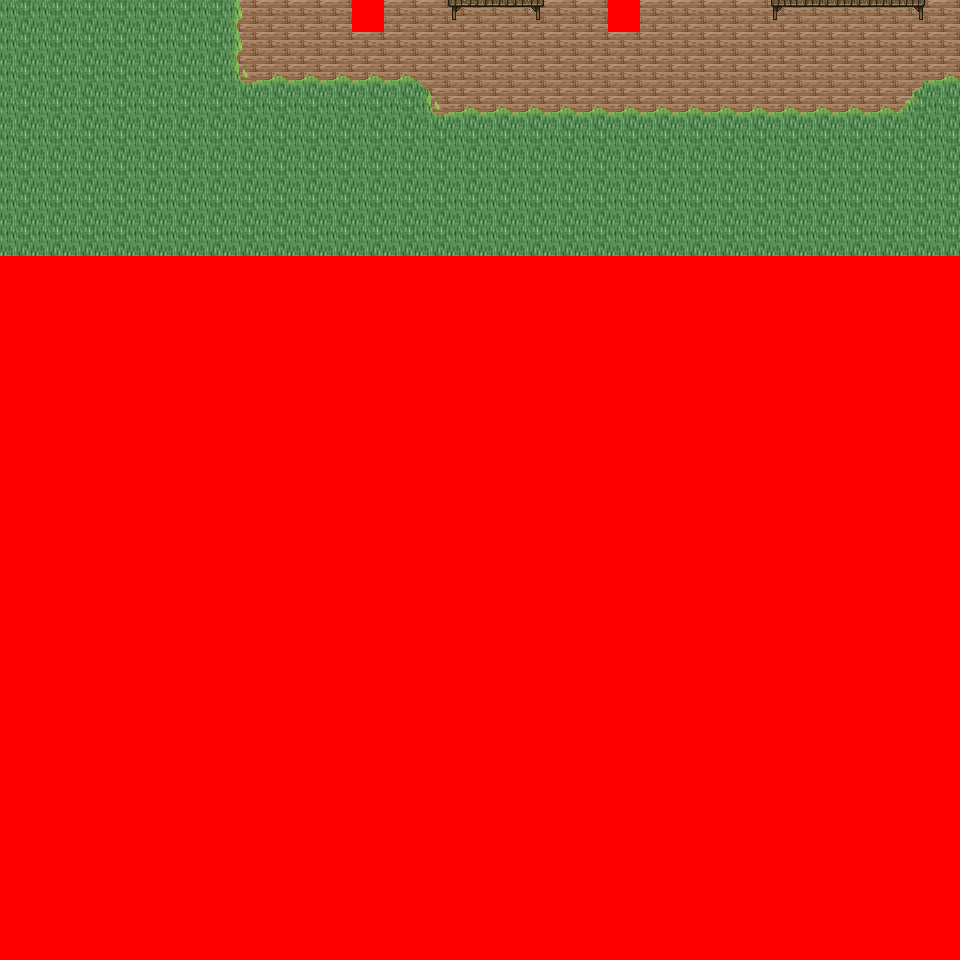

The image is a tile-based game level rendered from a .tmx file. Its description and source (layers, tilesets, objects; grid data summarised) follow:
An orthogonal 30x30 tile map with 32x32 px tiles, 6 tile layers (Ground, Object, Object2, Above, ...), 51 tilesets and 4 objects (4x mapchange).

<map version="1.0" orientation="orthogonal" renderorder="right-down" width="30" height="30" tilewidth="32" tileheight="32" nextobjectid="5">
  <tileset firstgid="1" name="tileset_logic_collision" tilewidth="32" tileheight="32" tilecount="1" columns="1">
    <image source="../drawable/tileset_logic_collision.png" width="32" height="32" />
  </tileset>
  <tileset firstgid="2" name="tileset_ground_ground" tilewidth="32" tileheight="32" tilecount="33" columns="3">
    <image source="../drawable/tileset_ground_ground.png" width="96" height="352" />
  </tileset>
  <tileset firstgid="35" name="tileset_building_castle" tilewidth="32" tileheight="32" tilecount="320" columns="20">
    <image source="../drawable/tileset_building_castle.png" width="640" height="512" />
  </tileset>
  <tileset firstgid="355" name="tileset_item_weapon_cannon" tilewidth="32" tileheight="32" tilecount="12" columns="3">
    <image source="../drawable/tileset_item_weapon_cannon.png" width="96" height="128" />
  </tileset>
  <tileset firstgid="367" name="tileset_item_pot_barrels_1" tilewidth="32" tileheight="32" tilecount="8" columns="4">
    <image source="../drawable/tileset_item_pot_barrels_1.png" width="128" height="64" />
  </tileset>
  <tileset firstgid="375" name="tileset_building_door_door" tilewidth="32" tileheight="32" tilecount="6" columns="3">
    <image source="../drawable/tileset_building_door_door.png" width="96" height="64" />
  </tileset>
  <tileset firstgid="381" name="tileset_building_door_closed" tilewidth="32" tileheight="32" tilecount="1" columns="1">
    <image source="../drawable/tileset_building_door_closed.png" width="32" height="32" />
  </tileset>
  <tileset firstgid="382" name="tileset_building_window_window_centered" tilewidth="32" tileheight="32" tilecount="1" columns="1">
    <image source="../drawable/tileset_building_window_window_centered.png" width="32" height="32" />
  </tileset>
  <tileset firstgid="383" name="tileset_building_decoration_chimney_big" tilewidth="32" tileheight="32" tilecount="2" columns="1">
    <image source="../drawable/tileset_building_decoration_chimney_big.png" width="32" height="64" />
  </tileset>
  <tileset firstgid="385" name="tileset_ground_grass_edges" tilewidth="32" tileheight="32" tilecount="36" columns="12">
    <image source="../drawable/tileset_ground_grass_edges.png" width="384" height="96" />
  </tileset>
  <tileset firstgid="421" name="tileset_ground_grass_corners" tilewidth="32" tileheight="32" tilecount="24" columns="6">
    <image source="../drawable/tileset_ground_grass_corners.png" width="192" height="128" />
  </tileset>
  <tileset firstgid="445" name="tileset_plant_tree_fall_trees" tilewidth="32" tileheight="32" tilecount="40" columns="8">
    <image source="../drawable/tileset_plant_tree_fall_trees.png" width="256" height="160" />
  </tileset>
  <tileset firstgid="485" name="tileset_plant_tree_locust_tree" tilewidth="32" tileheight="32" tilecount="20" columns="4">
    <image source="../drawable/tileset_plant_tree_locust_tree.png" width="128" height="160" />
  </tileset>
  <tileset firstgid="505" name="tileset_furniture_chair_bench_white" tilewidth="32" tileheight="32" tilecount="8" columns="2">
    <image source="../drawable/tileset_furniture_chair_bench_white.png" width="64" height="128" />
  </tileset>
  <tileset firstgid="513" name="tileset_plant_flower_daisy_blue" tilewidth="32" tileheight="32" tilecount="8" columns="2">
    <image source="../drawable/tileset_plant_flower_daisy_blue.png" width="64" height="128" />
  </tileset>
  <tileset firstgid="521" name="tileset_plant_flower_daisy_red" tilewidth="32" tileheight="32" tilecount="8" columns="2">
    <image source="../drawable/tileset_plant_flower_daisy_red.png" width="64" height="128" />
  </tileset>
  <tileset firstgid="529" name="tileset_plant_flower_daisy_white" tilewidth="32" tileheight="32" tilecount="8" columns="2">
    <image source="../drawable/tileset_plant_flower_daisy_white.png" width="64" height="128" />
  </tileset>
  <tileset firstgid="537" name="tileset_plant_flower_daisy_yellow" tilewidth="32" tileheight="32" tilecount="8" columns="2">
    <image source="../drawable/tileset_plant_flower_daisy_yellow.png" width="64" height="128" />
  </tileset>
  <tileset firstgid="545" name="tileset_plant_flower_flower_bed_1" tilewidth="32" tileheight="32" tilecount="35" columns="7">
    <image source="../drawable/tileset_plant_flower_flower_bed_1.png" width="224" height="160" />
  </tileset>
  <tileset firstgid="580" name="tileset_plant_flower_planted_containers" tilewidth="32" tileheight="32" tilecount="16" columns="4">
    <image source="../drawable/tileset_plant_flower_planted_containers.png" width="128" height="128" />
  </tileset>
  <tileset firstgid="596" name="tileset_item_pot_pot_grey" tilewidth="32" tileheight="32" tilecount="1" columns="1">
    <image source="../drawable/tileset_item_pot_pot_grey.png" width="32" height="32" />
  </tileset>
  <tileset firstgid="597" name="tileset_item_pot_pot_burgundy" tilewidth="32" tileheight="32" tilecount="1" columns="1">
    <image source="../drawable/tileset_item_pot_pot_burgundy.png" width="32" height="32" />
  </tileset>
  <tileset firstgid="598" name="tileset_building_decoration_chimney" tilewidth="32" tileheight="32" tilecount="2" columns="1">
    <image source="../drawable/tileset_building_decoration_chimney.png" width="32" height="64" />
  </tileset>
  <tileset firstgid="600" name="tileset_furniture_light_lamp_blue" tilewidth="32" tileheight="32" tilecount="3" columns="1">
    <image source="../drawable/tileset_furniture_light_lamp_blue.png" width="32" height="96" />
  </tileset>
  <tileset firstgid="603" name="tileset_furniture_table_bazaar_table_1" tilewidth="32" tileheight="32" tilecount="4" columns="2">
    <image source="../drawable/tileset_furniture_table_bazaar_table_1.png" width="64" height="64" />
  </tileset>
  <tileset firstgid="607" name="tileset_furniture_table_bazaar_table_2" tilewidth="32" tileheight="32" tilecount="6" columns="2">
    <image source="../drawable/tileset_furniture_table_bazaar_table_2.png" width="64" height="96" />
  </tileset>
  <tileset firstgid="613" name="tileset_furniture_table_bazaar_table_3" tilewidth="32" tileheight="32" tilecount="6" columns="2">
    <image source="../drawable/tileset_furniture_table_bazaar_table_3.png" width="64" height="96" />
  </tileset>
  <tileset firstgid="619" name="tileset_furniture_table_bazaar_table_4" tilewidth="32" tileheight="32" tilecount="6" columns="2">
    <image source="../drawable/tileset_furniture_table_bazaar_table_4.png" width="64" height="96" />
  </tileset>
  <tileset firstgid="625" name="tileset_furniture_table_bazaar_table_5" tilewidth="32" tileheight="32" tilecount="6" columns="2">
    <image source="../drawable/tileset_furniture_table_bazaar_table_5.png" width="64" height="96" />
  </tileset>
  <tileset firstgid="631" name="tileset_furniture_table_flowers_on_bench2" tilewidth="32" tileheight="32" tilecount="6" columns="3">
    <image source="../drawable/tileset_furniture_table_flowers_on_bench2.png" width="96" height="64" />
  </tileset>
  <tileset firstgid="637" name="tileset_furniture_table_flowers_on_benches" tilewidth="32" tileheight="32" tilecount="10" columns="2">
    <image source="../drawable/tileset_furniture_table_flowers_on_benches.png" width="64" height="160" />
  </tileset>
  <tileset firstgid="647" name="tileset_furniture_table_vendors_table" tilewidth="32" tileheight="32" tilecount="35" columns="7">
    <image source="../drawable/tileset_furniture_table_vendors_table.png" width="224" height="160" />
  </tileset>
  <tileset firstgid="682" name="tileset_item_drink_bottles_and_cups" tilewidth="32" tileheight="32" tilecount="16" columns="4">
    <image source="../drawable/tileset_item_drink_bottles_and_cups.png" width="128" height="128" />
  </tileset>
  <tileset firstgid="698" name="tileset_item_drink_beers_and_flasks" tilewidth="32" tileheight="32" tilecount="12" columns="4">
    <image source="../drawable/tileset_item_drink_beers_and_flasks.png" width="128" height="96" />
  </tileset>
  <tileset firstgid="710" name="tileset_item_drink_casks" tilewidth="32" tileheight="32" tilecount="4" columns="2">
    <image source="../drawable/tileset_item_drink_casks.png" width="64" height="64" />
  </tileset>
  <tileset firstgid="714" name="tileset_item_food_meals_1" tilewidth="32" tileheight="32" tilecount="2" columns="2">
    <image source="../drawable/tileset_item_food_meals_1.png" width="64" height="32" />
  </tileset>
  <tileset firstgid="716" name="tileset_item_food_rustic_meals" tilewidth="32" tileheight="32" tilecount="2" columns="2">
    <image source="../drawable/tileset_item_food_rustic_meals.png" width="64" height="32" />
  </tileset>
  <tileset firstgid="718" name="tileset_item_household_food_preparation_2" tilewidth="32" tileheight="32" tilecount="4" columns="2">
    <image source="../drawable/tileset_item_household_food_preparation_2.png" width="64" height="64" />
  </tileset>
  <tileset firstgid="722" name="tileset_item_pot_barrels_2" tilewidth="32" tileheight="32" tilecount="8" columns="4">
    <image source="../drawable/tileset_item_pot_barrels_2.png" width="128" height="64" />
  </tileset>
  <tileset firstgid="730" name="tileset_item_drink_olive_oil_vinegar" tilewidth="32" tileheight="32" tilecount="4" columns="2">
    <image source="../drawable/tileset_item_drink_olive_oil_vinegar.png" width="64" height="64" />
  </tileset>
  <tileset firstgid="734" name="tileset_ground_ground_3" tilewidth="32" tileheight="32" tilecount="5" columns="5">
    <image source="../drawable/tileset_ground_ground_3.png" width="160" height="32" />
  </tileset>
  <tileset firstgid="739" name="tileset_building_decoration_banner" tilewidth="32" tileheight="32" tilecount="12" columns="1">
    <image source="../drawable/tileset_building_decoration_banner.png" width="32" height="384" />
  </tileset>
  <tileset firstgid="751" name="tileset_building_cottage" tilewidth="32" tileheight="32" tilecount="256" columns="16">
    <image source="../drawable/tileset_building_cottage.png" width="512" height="512" />
  </tileset>
  <tileset firstgid="1007" name="tileset_building_roof_thatched_roof" tilewidth="32" tileheight="32" tilecount="256" columns="16">
    <image source="../drawable/tileset_building_roof_thatched_roof.png" width="512" height="512" />
  </tileset>
  <tileset firstgid="1263" name="tileset_building_door_doors" tilewidth="32" tileheight="32" tilecount="256" columns="16">
    <image source="../drawable/tileset_building_door_doors.png" width="512" height="512" />
  </tileset>
  <tileset firstgid="1519" name="tileset_building_window_windows" tilewidth="32" tileheight="32" tilecount="256" columns="16">
    <image source="../drawable/tileset_building_window_windows.png" width="512" height="512" />
  </tileset>
  <tileset firstgid="1775" name="tileset_plant_bush_leafy" tilewidth="32" tileheight="32" tilecount="48" columns="8">
    <image source="../drawable/tileset_plant_bush_leafy.png" width="256" height="192" />
  </tileset>
  <tileset firstgid="1823" name="tileset_plant_bushes_and_trees" tilewidth="32" tileheight="32" tilecount="144" columns="16">
    <image source="../drawable/tileset_plant_bushes_and_trees.png" width="512" height="289" />
  </tileset>
  <tileset firstgid="1967" name="tileset_plant_bush_berried" tilewidth="32" tileheight="32" tilecount="60" columns="5">
    <image source="../drawable/tileset_plant_bush_berried.png" width="160" height="384" />
  </tileset>
  <tileset firstgid="2027" name="tileset_plant_bush_fern" tilewidth="32" tileheight="32" tilecount="32" columns="8">
    <image source="../drawable/tileset_plant_bush_fern.png" width="256" height="128" />
  </tileset>
  <tileset firstgid="2059" name="tileset_plant_bush_bush_pinks" tilewidth="32" tileheight="32" tilecount="4" columns="2">
    <image source="../drawable/tileset_plant_bush_bush_pinks.png" width="64" height="64" />
  </tileset>
  <layer name="Ground" width="30" height="30">
    <data>[900 cells, 240 non-empty, 2 distinct tile ids]</data>
  </layer>
  <layer name="Object" width="30" height="30">
    <data>[900 cells, 37 non-empty, 13 distinct tile ids]</data>
  </layer>
  <layer name="Object2" width="30" height="30">
    <data>[900 cells, 0 non-empty, 0 distinct tile ids]</data>
  </layer>
  <layer name="Above" width="30" height="30">
    <data>[900 cells, 0 non-empty, 0 distinct tile ids]</data>
  </layer>
  <layer name="Above2" width="30" height="30">
    <data>[900 cells, 0 non-empty, 0 distinct tile ids]</data>
  </layer>
  <layer name="Walkable" width="30" height="30">
    <data>[900 cells, 662 non-empty, 1 distinct tile ids]</data>
  </layer>
  <objectgroup name="MapEvents">
    <object id="1" name="north" type="mapchange" x="0" y="0" width="352" height="32">
      <properties>
        <property name="map" value="0_deniran_forest_n2_w_x0_y3" />
        <property name="place" value="south" />
      </properties>
    </object>
    <object id="2" name="north2" type="mapchange" x="384" y="0" width="224" height="32">
      <properties>
        <property name="map" value="0_deniran_forest_n2_w_x0_y3" />
        <property name="place" value="south2" />
      </properties>
    </object>
    <object id="3" name="north3" type="mapchange" x="640" y="0" width="320" height="32">
      <properties>
        <property name="map" value="0_deniran_forest_n2_w_x0_y3" />
        <property name="place" value="south3" />
      </properties>
    </object>
    <object id="4" name="east" type="mapchange" x="928" y="0" width="32" height="256">
      <properties>
        <property name="map" value="0_ados_mountain_n2_w2_x0_y4" />
        <property name="place" value="west" />
      </properties>
    </object>
  </objectgroup>
</map>
